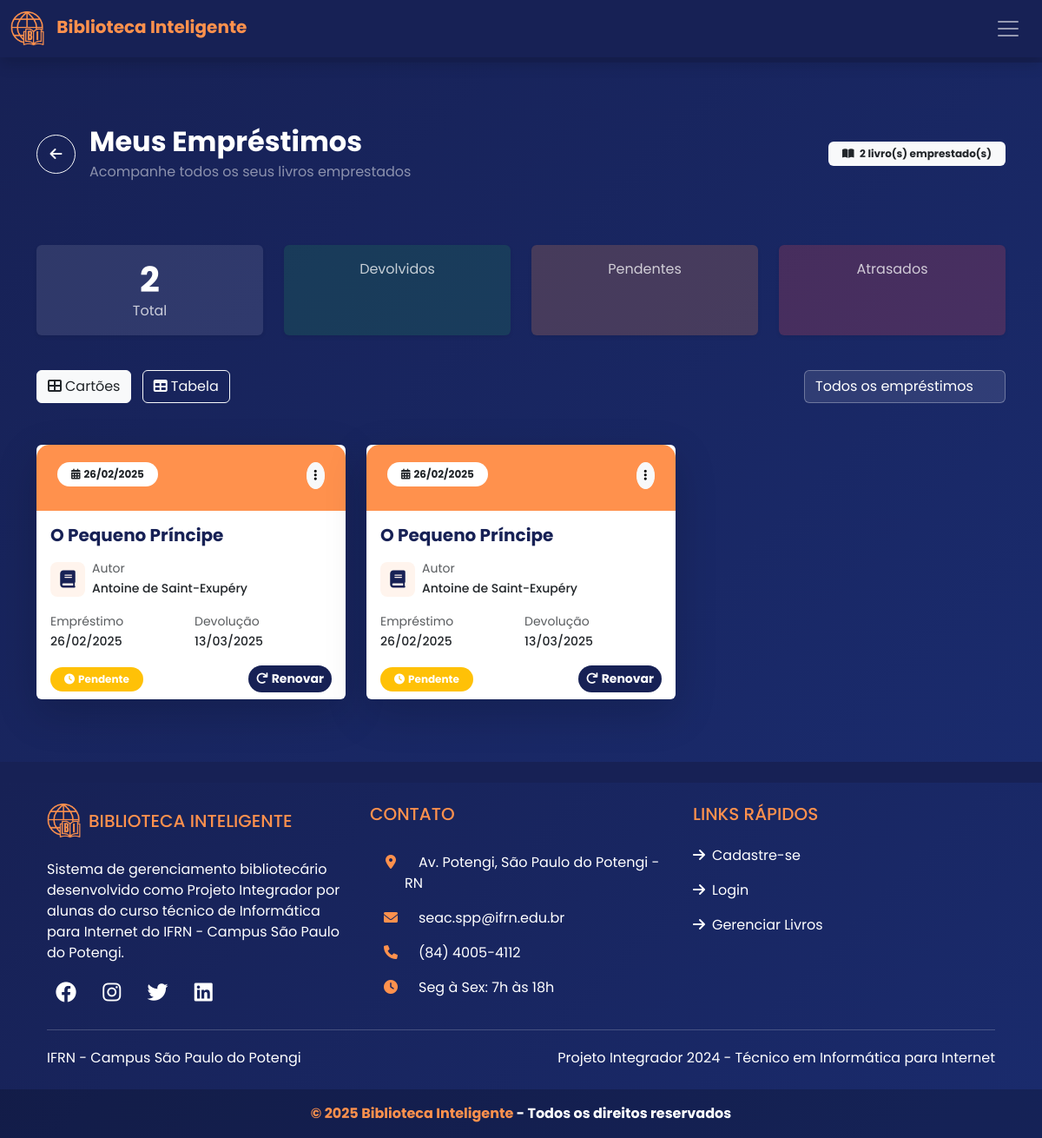
Before: /ver_emprestimos/ (signed in) with the older database file.
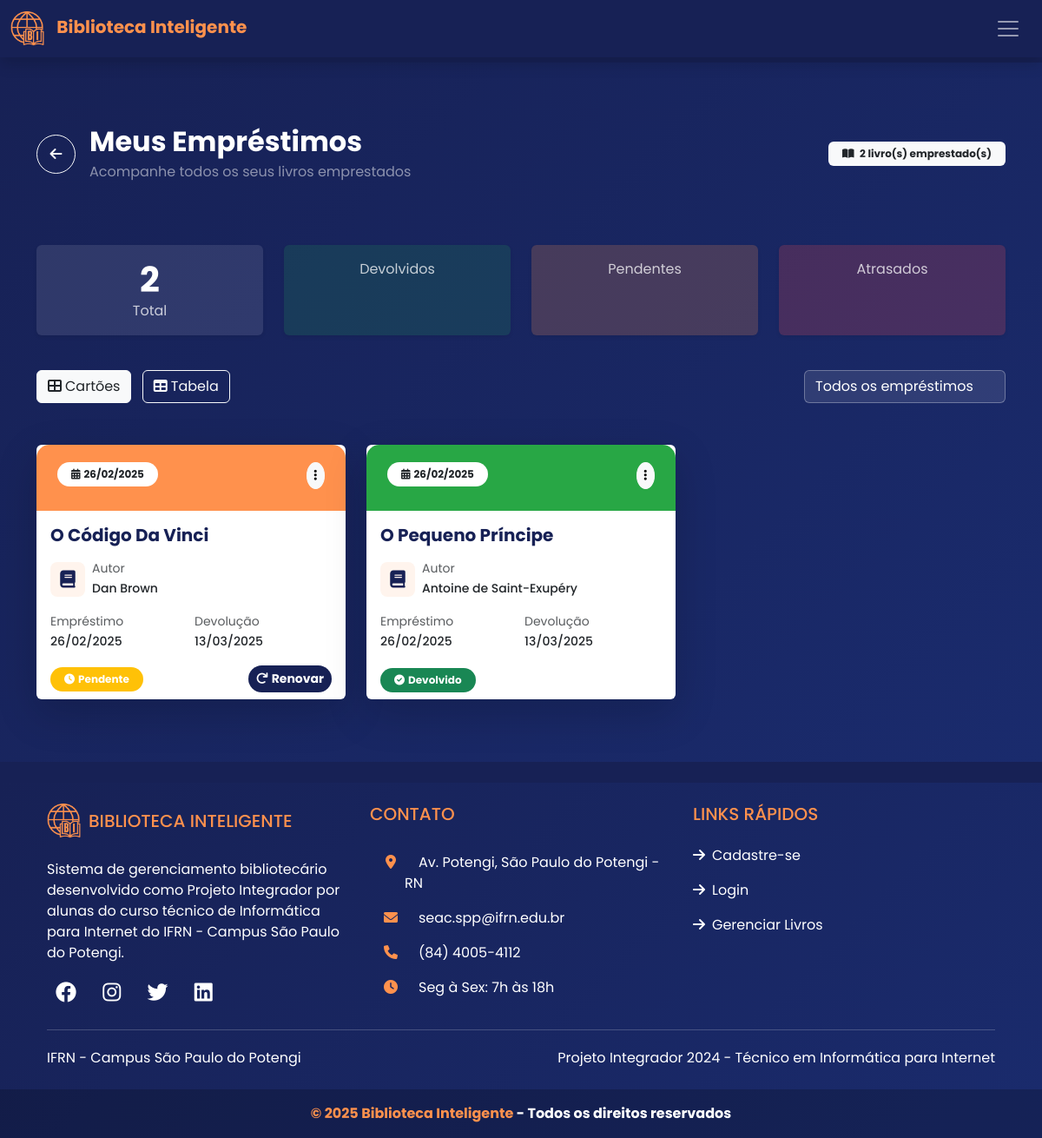
After: the same page with the newer database file.
### biblioteca_inteligente/models.py (models this page shows, shortened)
class Emprestimo(models.Model):
    usuario = models.ForeignKey(Usuario, on_delete=models.CASCADE)
    livro = models.ManyToManyField(Livro)
    data = models.DateField(auto_now_add=True)
    devolvido = models.BooleanField(default=False)
    @property
    def data_devolucao(self):
        return self.data + datetime.timedelta(days=15)

class Livro(models.Model):
    LIVRE = "LI"
    MAIORES_10 = "10"
    MAIORES_12 = "12"
    MAIORES_14 = "14"
    MAIORES_16 = "16"
    MAIORES_18 = "18"
    CLASSIFICACOES = {
        LIVRE: "Livre",
        MAIORES_10: "10 anos",
        MAIORES_12: "12 anos",
        MAIORES_14: "14 anos",
        MAIORES_16: "16 anos",
        MAIORES_18: "18 anos",
        }
    ROMANCE = "RO"
    BIOGRAFIA = "BI"
    TECNICO = "TE"
    FICCAO = "FI"
    FANTASIA = "FA"
    MISTERIO = "MI"
    POESIA = "PO"
    DRAMA = "DR"
    TERROR = "HO"
    AVENTURA = "AD"
    INFANTIL = "CH"
    JOVEM_ADULTO = "YA"
    FICCAO_CIENTIFICA = "SF"
    OUTROS = "OU"
    GENEROS = {
        ROMANCE: "Romance",
        BIOGRAFIA: "Biografia",
        TECNICO: "Técnico",
        FICCAO: "Ficção",
        FANTASIA: "Fantasia",
        MISTERIO: "Mistério",
        POESIA: "Poesia",
        DRAMA: "Drama",
        TERROR: "Terror",
        AVENTURA: "Aventura",
        INFANTIL: "Infantil",
        JOVEM_ADULTO: "Jovem Adulto",
        FICCAO_CIENTIFICA: "Ficção Científica",
        OUTROS: "Outros",
    }
    titulo = models.CharField(max_length=150)
    autor = models.CharField(max_length=100)
    capa = models.ImageField(upload_to="livros/capas/", blank=True)
    editora = models.ManyToManyField(Editora)
    isbn = models.CharField(max_length=13)
    publicacao = models.IntegerField(blank=True)
    classificacao = models.CharField(max_length=2, choices=CLASSIFICACOES)
    genero = models.CharField(max_length=2, choices=GENEROS)
    sinopse = models.TextField(max_length=4000)

### biblioteca_inteligente/views.py (the view)
# urls.py: path('ver_emprestimos/', views.ver_emprestimos, name='ver_emprestimos'),
@login_required
def ver_emprestimos(request):
    context = {
        "emprestimos": Emprestimo.objects.filter(usuario=request.user)
    }
    return render(request, "ver_emprestimos.html", context)

### templates/ver_emprestimos.html (shortened to what this page needs)
{% extends "base.html" %}
{% load static %}
{% block content %}
<section class="min-vh-100 py-5" style="background: linear-gradient(135deg, #172155 0%, #1a2b6d 100%);">
  <div class="container py-4">
    <div class="row mb-5">
      <div class="col-12">
        <div class="d-flex align-items-center justify-content-between mb-4">
          <div class="d-flex align-items-center">
            <a href="{{ request.META.HTTP_REFERER|default:'{% url "inicio" %}' }}" class="btn btn-outline-light rounded-circle me-3"
               style="width: 45px; height: 45px; display: flex; align-items: center; justify-content: center;">
              <i class="fas fa-arrow-left"></i>
            </a>
            <div>
              <h1 class="h2 fw-bold text-white mb-1">Meus Empréstimos</h1>
              <p class="text-white-50 mb-0">Acompanhe todos os seus livros emprestados</p>
            </div>
          </div>
          <div class="text-end">
            <span class="badge bg-light text-dark py-2 px-3">
              <i class="fas fa-book-open me-1"></i>
              {{ emprestimos|length }} livro(s) emprestado(s)
            </span>
          </div>
        </div>
      </div>
    </div>
    <div class="row mb-4">
      <div class="col-md-3 col-sm-6 mb-3">
        <div class="card border-0 shadow-sm h-100" style="background: rgba(255, 255, 255, 0.1);">
          <div class="card-body text-center text-white">
            <h2 class="display-6 fw-bold mb-0">{{ emprestimos|length }}</h2>
            <p class="mb-0 opacity-75">Total</p>
          </div>
        </div>
      </div>
      <div class="col-md-3 col-sm-6 mb-3">
        <div class="card border-0 shadow-sm h-100" style="background: rgba(33, 150, 83, 0.2);">
          <div class="card-body text-center text-white">
            <p class="mb-0 opacity-75">Devolvidos</p>
          </div>
        </div>
      </div>
      <div class="col-md-3 col-sm-6 mb-3">
        <div class="card border-0 shadow-sm h-100" style="background: rgba(255, 145, 77, 0.2);">
          <div class="card-body text-center text-white">
            <p class="mb-0 opacity-75">Pendentes</p>
          </div>
        </div>
      </div>
      <div class="col-md-3 col-sm-6 mb-3">
        <div class="card border-0 shadow-sm h-100" style="background: rgba(255, 77, 77, 0.2);">
          <div class="card-body text-center text-white">
            <p class="mb-0 opacity-75">Atrasados</p>
          </div>
        </div>
      </div>
    </div>
    <div class="row mb-4">
      <div class="col-12">
        <div class="d-flex justify-content-between align-items-center mb-4">
          <div>
            <button class="btn btn-outline-light me-2" id="cardViewBtn">
              <i class="fas fa-th-large me-1"></i>Cartões
            </button>
            <button class="btn btn-outline-light" id="tableViewBtn">
              <i class="fas fa-table me-1"></i>Tabela
            </button>
          </div>
          <div>
            <select class="form-select" id="filterStatus" style="background: rgba(255,255,255,0.1); color: white; border-color: rgba(255,255,255,0.3);">
              <option value="all" selected>Todos os empréstimos</option>
            </select>
          </div>
        </div>
      </div>
    </div>
    <div id="cardsView" class="row row-cols-1 row-cols-md-2 row-cols-lg-3 g-4">
      {% for emprestimo in emprestimos %}
      <div class="col" data-status="{% if emprestimo.devolvido %}returned{% elif emprestimo.atrasado %}overdue{% else %}pending{% endif %}">
        <div class="card h-100 border-0 shadow-lg hover-lift">
          <div class="card-header position-relative border-0"
               style="background: {% if emprestimo.devolvido %}#28a745{% elif emprestimo.atrasado %}#dc3545{% else %}#FF914D{% endif %};">
            <div class="d-flex justify-content-between align-items-start">
              <div>
                <span class="badge bg-white text-dark rounded-pill py-2 px-3 mb-2">
                  <i class="fas fa-calendar-alt me-1"></i>{{ emprestimo.data|date:"d/m/Y" }}
                </span>
              </div>
              <div class="dropdown">
                <button class="btn btn-sm btn-light rounded-circle" type="button" data-bs-toggle="dropdown">
                  <i class="fas fa-ellipsis-v"></i>
                </button>
              </div>
            </div>
          </div>
          <div class="card-body">
            <h5 class="card-title fw-bold mb-3" style="color: #172155;">
              {% for livro in emprestimo.livro.all|slice:":2" %}
                {{ livro.titulo|truncatechars:40 }}{% if not forloop.last %}<br>{% endif %}
              {% endfor %}
            </h5>
            <div class="book-info mb-3">
              {% for livro in emprestimo.livro.all|slice:":1" %}
              <div class="d-flex align-items-center mb-2">
                <div class="book-cover me-2" style="color: #172155;">
                  <i class="fas fa-book fa-lg"></i>
                </div>
                <div>
                  <small class="text-muted d-block">Autor</small>
                  <small class="fw-medium">{{ livro.autor|truncatechars:30 }}</small>
                </div>
              </div>
              {% endfor %}
            </div>
            <div class="loan-details">
              <div class="row g-2">
                <div class="col-6">
                  <small class="text-muted d-block">Empréstimo</small>
                  <small class="fw-medium">{{ emprestimo.data|date:"d/m/Y" }}</small>
                </div>
                <div class="col-6">
                  <small class="text-muted d-block">Devolução</small>
                  <small class="fw-medium {% if emprestimo.atrasado %}text-danger{% endif %}">
                    {{ emprestimo.data_devolucao|date:"d/m/Y"|default:"-" }}
                  </small>
                </div>
              </div>
            </div>
          </div>
          <div class="card-footer bg-transparent border-0 pt-0">
            <div class="d-flex justify-content-between align-items-center">
              <div>
                {% if emprestimo.devolvido %}
                <span class="badge bg-success rounded-pill py-2 px-3">
                  <i class="fas fa-check-circle me-1"></i>Devolvido
                </span>
                {% elif emprestimo.atrasado %}
                <span class="badge bg-danger rounded-pill py-2 px-3">
                  <i class="fas fa-exclamation-circle me-1"></i>Atrasado
                  <small class="ms-1">{{ emprestimo.dias_atrasado }} dia(s)</small>
                </span>
                {% else %}
                <span class="badge bg-warning rounded-pill py-2 px-3">
                  <i class="fas fa-clock me-1"></i>Pendente
                </span>
                {% endif %}
              </div>
              {% if not emprestimo.devolvido %}
              <button class="btn btn-sm fw-bold"
                      style="background-color: #172155; color: white; border-radius: 50px;"
                      onclick="renovarEmprestimo({{ emprestimo.id }})">
                <i class="fas fa-redo me-1"></i>Renovar
              </button>
              {% endif %}
            </div>
          </div>
        </div>
      </div>
      {% endfor %}
    </div>
  </div>
</section>
{% endblock content %}

### templates/base.html (shortened to what this page needs)
{% load static %}
<!DOCTYPE html>
<html lang="pt-br">
<head>
    <link rel="stylesheet" href="{% static './css/style.css' %}">
    <link href="https://cdn.jsdelivr.net/npm/bootstrap@5.3.3/dist/css/bootstrap.min.css" rel="stylesheet">
    <link rel="stylesheet" href="https://cdnjs.cloudflare.com/ajax/libs/font-awesome/6.0.0/css/all.min.css">
</head>
<body class="d-flex flex-column min-vh-100">
{% block header %}
<nav class="navbar navbar-dark shadow fixed-top" style="background: #172155;">
  <div class="container-fluid">
    <a class="navbar-brand" href="{% url 'inicio' %}">
        <img src="{% static './img/logo.png' %}" alt="logo" height="40" width="40" class="img-fluid">
        <span class="ms-2 d-none d-md-inline" style="color: #FF914D; font-weight: bold;">Biblioteca Inteligente</span>
    </a>
    <button class="navbar-toggler border-0" type="button" data-bs-toggle="offcanvas" data-bs-target="#offcanvasNavbar" aria-controls="offcanvasNavbar">
      <span class="navbar-toggler-icon"></span>
    </button>
  </div>
</nav>
{% endblock header %}
<main class="flex-grow-1 pt-5 mt-4 pb-4" style="min-height: 90vh;">
    <div class="container-fluid px-0">
        {% block content %}{% endblock content %}
    </div>
</main>
<footer class="text-white text-center text-lg-start" style="background: linear-gradient(135deg, #172155 0%, #1a2b6d 100%);">
    <div class="container p-4">
      <div class="row">
        <div class="col-lg-4 col-md-6 mb-4 mb-md-0">
          <h5 class="text-uppercase mb-4 d-flex align-items-center">
            <img src="{% static './img/logo.png' %}" alt="logo" height="40" width="40" class="me-2">
            <span style="color: #FF914D;">BIBLIOTECA INTELIGENTE</span>
          </h5>
          <p class="text-break">
            Sistema de gerenciamento bibliotecário desenvolvido como Projeto Integrador por alunas do curso técnico de Informática para Internet do IFRN - Campus São Paulo do Potengi.
          </p>
          <div class="social-icons mt-3">
            <a href="#" class="me-3"><i class="fab fa-facebook"></i></a>
            <a href="#" class="me-3"><i class="fab fa-instagram"></i></a>
            <a href="#" class="me-3"><i class="fab fa-twitter"></i></a>
            <a href="#"><i class="fab fa-linkedin"></i></a>
          </div>
        </div>
        <div class="col-lg-4 col-md-6 mb-4 mb-md-0">
          <h5 class="text-uppercase mb-4 pb-2" style="color: #FF914D;">CONTATO</h5>
          <ul class="fa-ul list-unstyled">
            <li class="mb-3">
              <span class="fa-li"><i class="fas fa-map-marker-alt" style="color: #FF914D;"></i></span>
              <span class="ms-3">Av. Potengi, São Paulo do Potengi - RN</span>
            </li>
            <li class="mb-3">
              <span class="fa-li"><i class="fas fa-envelope" style="color: #FF914D;"></i></span>
              <span class="ms-3">seac.spp@ifrn.edu.br</span>
            </li>
            <li class="mb-3">
              <span class="fa-li"><i class="fas fa-phone" style="color: #FF914D;"></i></span>
              <span class="ms-3">(84) 4005-4112</span>
            </li>
            <li>
              <span class="fa-li"><i class="fas fa-clock" style="color: #FF914D;"></i></span>
              <span class="ms-3">Seg à Sex: 7h às 18h</span>
            </li>
          </ul>
        </div>
        <div class="col-lg-4 col-md-12 mb-4 mb-md-0">
          <h5 class="text-uppercase mb-4" style="color: #FF914D;">LINKS RÁPIDOS</h5>
          <div class="footer-links">
            <p><a href="{% url 'cadastro' %}"><i class="fas fa-arrow-right me-2"></i>Cadastre-se</a></p>
            <p><a href="{% url 'login' %}"><i class="fas fa-arrow-right me-2"></i>Login</a></p>
            {% if user.is_staff %}
            <p><a href="{% url 'gerenciar_livros' %}"><i class="fas fa-arrow-right me-2"></i>Gerenciar Livros</a></p>
            {% endif %}
          </div>
        </div>
      </div>
      <div class="footer-divider"></div>
      <div class="row">
        <div class="col-md-6 text-center text-md-start">
          <p class="mb-0">IFRN - Campus São Paulo do Potengi</p>
        </div>
        <div class="col-md-6 text-center text-md-end">
          <p class="mb-0">Projeto Integrador 2024 - Técnico em Informática para Internet</p>
        </div>
      </div>
    </div>
    <div class="text-center fw-bold p-3" style="background-color: rgba(0, 0, 0, 0.2);">
      <span style="color: #FF914D;">© {% now 'Y' %} Biblioteca Inteligente</span> - Todos os direitos reservados
    </div>
  </footer>
</body>
</html>

### biblioteca_inteligente/static/css/style.css (style rules this page uses)
body { font-family: "Poppins", sans-serif !important; background-color: #172155 !important; }

### templates/base.html (style rules this page uses)
.footer-links a { color: white; text-decoration: none; transition: color 0.3s ease; }
.social-icons a { color: white; font-size: 1.5rem; margin: 0 10px; transition: color 0.3s ease, transform 0.3s ease; }
.footer-divider { border-top: 1px solid rgba(255, 255, 255, 0.2); margin: 20px 0; }

### templates/ver_emprestimos.html (style rules this page uses)
.hover-lift { transition: transform 0.3s ease, box-shadow 0.3s ease; }
.book-cover { width: 40px; height: 40px; background: rgba(255, 145, 77, 0.1); border-radius: 8px; display: flex; align-items: center; justify-content: center; }
.badge { font-size: 0.75rem; }
.form-select option { background-color: #172155; color: white; }
.card-header { border-radius: 15px 15px 0 0 !important; padding: 1.25rem 1.5rem; }

Changed rows visible on the page:
changed Emprestimo (number 1 of 2 on the later page): loses Livro (titulo "O Pequeno Príncipe", autor "Antoine de Saint-Exupéry")
added Livro: titulo "O Código Da Vinci", autor "Dan Brown", shown under Emprestimo (number 1 of 2 on the later page)
changed Emprestimo (number 2 of 2 on the later page): devolvido "Pendente Renovar" → "Devolvido"
